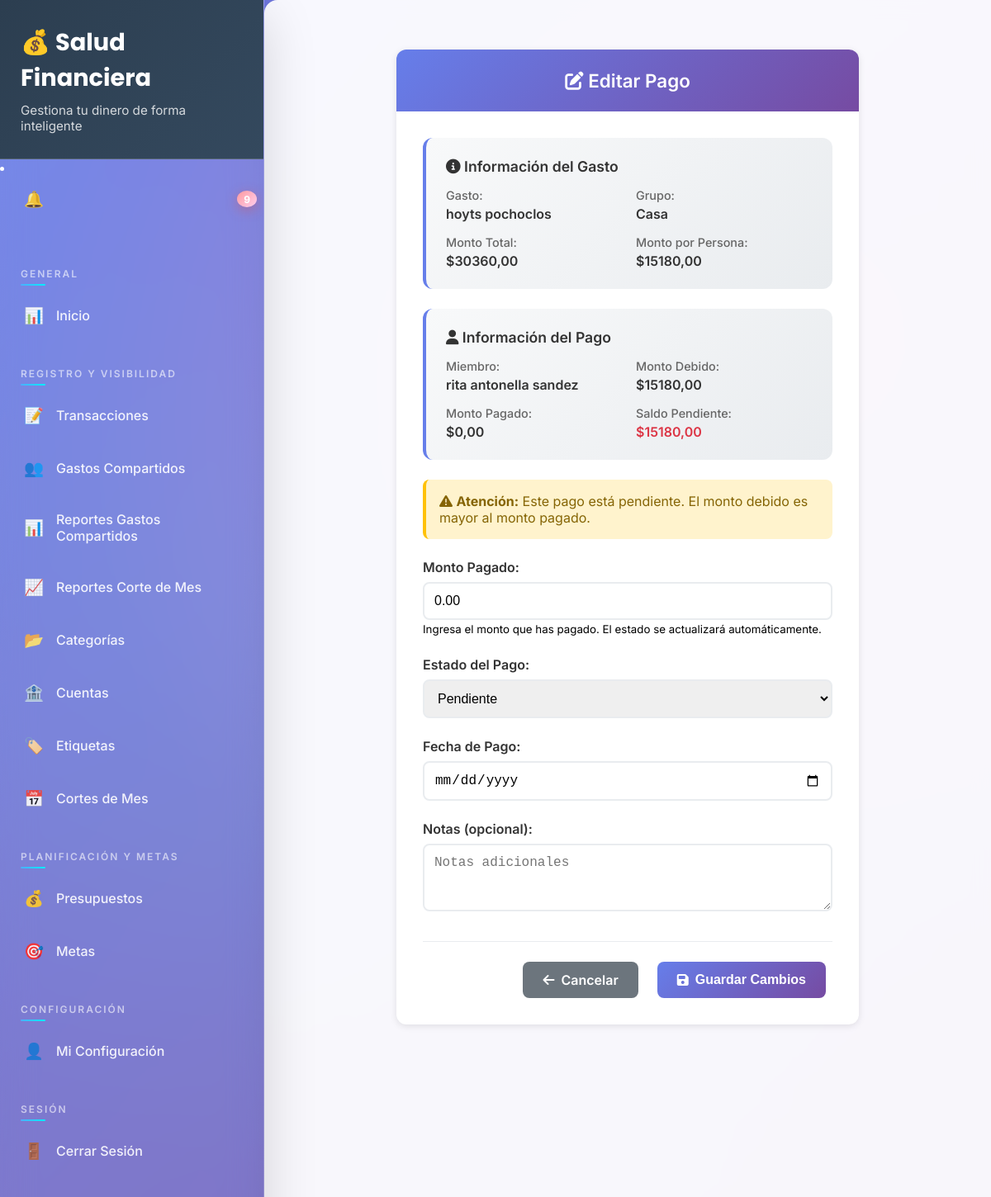
/finanzas/pagos/38/editar/ (signed in), run on the app's committed database.
### finanzas/models.py (models this page shows, shortened)
class PagoGastoCompartido(models.Model):
    ESTADO_CHOICES = [
        ('pendiente', 'Pendiente'),
        ('pagado', 'Pagado'),
        ('parcial', 'Pago Parcial'),
        ('cancelado', 'Cancelado'),
    ]
    gasto_compartido = models.ForeignKey(GastoCompartido, on_delete=models.CASCADE, related_name='pagos_miembros')
    miembro = models.ForeignKey(User, on_delete=models.CASCADE, related_name='pagos_gastos_compartidos')
    monto_debido = models.DecimalField(max_digits=12, decimal_places=2)
    monto_pagado = models.DecimalField(max_digits=12, decimal_places=2, default=0)
    fecha_pago = models.DateField(null=True, blank=True)
    estado = models.CharField(max_length=15, choices=ESTADO_CHOICES, default='pendiente')
    notas = models.TextField(blank=True, null=True)
    fecha_creacion = models.DateTimeField(auto_now_add=True)
    fecha_modificacion = models.DateTimeField(auto_now=True)
    class Meta:
        unique_together = ['gasto_compartido', 'miembro']
        ordering = ['-fecha_creacion']

class GastoCompartido(models.Model):
    TIPO_CHOICES = [
        ('alquiler', 'Alquiler'),
        ('servicios', 'Servicios (Gas, Agua, Luz)'),
        ('internet', 'Internet/TV'),
        ('limpieza', 'Limpieza'),
        ('comida', 'Comida/Comestibles'),
        ('transporte', 'Transporte'),
        ('mantenimiento', 'Mantenimiento'),
        ('otros', 'Otros'),
    ]
    ESTADO_CHOICES = [
        ('pendiente', 'Pendiente'),
        ('pagado', 'Pagado'),
        ('vencido', 'Vencido'),
        ('cancelado', 'Cancelado'),
    ]
    titulo = models.CharField(max_length=200)
    descripcion = models.TextField(blank=True, null=True)
    monto_total = models.DecimalField(max_digits=12, decimal_places=2, validators=[MinValueValidator(Decimal('0.01'))])
    fecha = models.DateField()
    fecha_vencimiento = models.DateField(null=True, blank=True)
    tipo = models.CharField(max_length=20, choices=TIPO_CHOICES, default='otros')
    estado = models.CharField(max_length=15, choices=ESTADO_CHOICES, default='pendiente')
    grupo = models.ForeignKey(GrupoGastosCompartidos, on_delete=models.CASCADE, related_name='gastos_compartidos')
    pagado_por = models.ForeignKey(User, on_delete=models.CASCADE, related_name='gastos_pagados', null=True, blank=True)
    cuenta_pago = models.ForeignKey(Cuenta, on_delete=models.CASCADE, related_name='gastos_compartidos_pagados', null=True, blank=True)
    imagen_recibo = models.ImageField(upload_to='gastos_compartidos/', null=True, blank=True)
    es_en_cuotas = models.BooleanField(default=False, help_text='¿Este gasto es en cuotas?')
    numero_cuotas = models.PositiveIntegerField(null=True, blank=True, help_text='Cantidad total de cuotas')
    cuota_actual = models.PositiveIntegerField(null=True, blank=True, help_text='Número de la cuota actual')
    fecha_fin_cuotas = models.DateField(null=True, blank=True, help_text='Fecha de finalización de las cuotas')
    activo = models.BooleanField(default=True)
    fecha_creacion = models.DateTimeField(auto_now_add=True)
    fecha_modificacion = models.DateTimeField(auto_now=True)
    class Meta:
        ordering = ['-fecha', '-fecha_creacion']
    @property
    def monto_por_persona(self):
        cantidad_miembros = self.grupo.cantidad_miembros
        if cantidad_miembros > 0:
            return self.monto_total / cantidad_miembros
        return self.monto_total

class GrupoGastosCompartidos(models.Model):
    nombre = models.CharField(max_length=100)
    descripcion = models.TextField(blank=True, null=True)
    icono = models.CharField(max_length=50, default='🏠')
    color = models.CharField(max_length=7, default='#3498db')
    miembros = models.ManyToManyField(User, related_name='grupos_gastos_compartidos')
    creador = models.ForeignKey(User, on_delete=models.CASCADE, related_name='grupos_creados')
    activo = models.BooleanField(default=True)
    fecha_creacion = models.DateTimeField(auto_now_add=True)
    fecha_modificacion = models.DateTimeField(auto_now=True)
    class Meta:
        ordering = ['nombre']
    @property
    def cantidad_miembros(self):
        return self.miembros.count()

### finanzas/views.py (the view)
# urls.py: path('pagos/<int:pk>/editar/', views.pago_gasto_compartido_editar, name='pago_gasto_compartido_editar'),
@login_required
def pago_gasto_compartido_editar(request, pk):
    pago = get_object_or_404(PagoGastoCompartido, pk=pk, miembro=request.user)
    if request.method == 'POST':
        form = PagoGastoCompartidoForm(request.POST, instance=pago)
        if form.is_valid():
            form.save()
            messages.success(request, 'Pago actualizado exitosamente.')
            return redirect('gasto_compartido_detalle', pk=pago.gasto_compartido.pk)
    else:
        form = PagoGastoCompartidoForm(instance=pago)
    context = {
        'form': form,
        'pago': pago,
        'titulo': 'Editar Pago',
    }
    return render(request, 'gastos_compartidos/pago_form.html', context)

### finanzas/forms.py (shortened to what this page needs)
class PagoGastoCompartidoForm(forms.ModelForm):
    class Meta:
        model = PagoGastoCompartido
        fields = ['monto_pagado', 'fecha_pago', 'estado', 'notas']
        widgets = {
            'monto_pagado': forms.NumberInput(attrs={'class': 'form-control', 'step': '0.01', 'min': '0', 'placeholder': 'Monto pagado'}),
            'fecha_pago': forms.DateInput(attrs={'class': 'form-control', 'type': 'date'}),
            'estado': forms.Select(attrs={'class': 'form-control'}),
            'notas': forms.Textarea(attrs={'class': 'form-control', 'rows': 3, 'placeholder': 'Notas adicionales'}),
        }
    def __init__(self, *args, **kwargs):
        pago = kwargs.get('instance')
        super().__init__(*args, **kwargs)
        if pago:
            self.fields['monto_pagado'].widget.attrs['max'] = pago.monto_debido
            if not pago.fecha_pago:
                self.fields['fecha_pago'].initial = date.today()

### finanzas/context_processors.py (called while the page is built)
def notificaciones_no_leidas(request):
    if request.user.is_authenticated:
        count = Notificacion.objects.filter(usuario=request.user, leida=False).count()
        return {'notificaciones_no_leidas_count': count}
    return {'notificaciones_no_leidas_count': 0}

### finanzas/templates/gastos_compartidos/pago_form.html (shortened to what this page needs)
{% extends 'base/base.html' %}
{% load static %}
{% block extra_head %}
    <link rel="stylesheet" href="{% static 'css/gastos_compartidos.css' %}">
{% endblock %}
{% block content %}
<div class="form-container">
    <div class="form-card">
        <div class="form-header">
            <h2><i class="fas fa-edit"></i> {{ titulo }}</h2>
        </div>
        <div class="form-content">
            <div class="info-box">
                <div class="info-title">
                    <i class="fas fa-info-circle"></i> Información del Gasto
                </div>
                <div class="info-details">
                    <div class="info-item">
                        <div class="info-label">Gasto:</div>
                        <div class="info-value">{{ pago.gasto_compartido.titulo }}</div>
                    </div>
                    <div class="info-item">
                        <div class="info-label">Grupo:</div>
                        <div class="info-value">{{ pago.gasto_compartido.grupo.nombre }}</div>
                    </div>
                    <div class="info-item">
                        <div class="info-label">Monto Total:</div>
                        <div class="info-value">${{ pago.gasto_compartido.monto_total|floatformat:2 }}</div>
                    </div>
                    <div class="info-item">
                        <div class="info-label">Monto por Persona:</div>
                        <div class="info-value">${{ pago.gasto_compartido.monto_por_persona|floatformat:2 }}</div>
                    </div>
                </div>
            </div>
            <div class="info-box">
                <div class="info-title">
                    <i class="fas fa-user"></i> Información del Pago
                </div>
                <div class="info-details">
                    <div class="info-item">
                        <div class="info-label">Miembro:</div>
                        <div class="info-value">{{ pago.miembro.get_full_name|default:pago.miembro.username }}</div>
                    </div>
                    <div class="info-item">
                        <div class="info-label">Monto Debido:</div>
                        <div class="info-value">${{ pago.monto_debido|floatformat:2 }}</div>
                    </div>
                    <div class="info-item">
                        <div class="info-label">Monto Pagado:</div>
                        <div class="info-value">${{ pago.monto_pagado|floatformat:2 }}</div>
                    </div>
                    <div class="info-item">
                        <div class="info-label">Saldo Pendiente:</div>
                        <div class="info-value" style="color: {% if pago.monto_debido > pago.monto_pagado %}#dc3545{% else %}#28a745{% endif %};">
                            ${{ pago.monto_debido|add:pago.monto_pagado|floatformat:2 }}
                        </div>
                    </div>
                </div>
            </div>
            {% if pago.monto_debido > pago.monto_pagado %}
                <div class="alert alert-warning">
                    <i class="fas fa-exclamation-triangle"></i>
                    <strong>Atención:</strong> Este pago está pendiente. El monto debido es mayor al monto pagado.
                </div>
            {% elif pago.monto_pagado >= pago.monto_debido %}
                <div class="alert alert-success">
                    <i class="fas fa-check-circle"></i>
                    <strong>¡Excelente!</strong> Este pago está al día o a favor.
                </div>
            {% endif %}
            <form method="post">
                <div class="form-group">
                    <label for="{{ form.monto_pagado.id_for_label }}">Monto Pagado:</label>
                    {{ form.monto_pagado }}
                    <small class="form-text text-muted">
                        Ingresa el monto que has pagado. El estado se actualizará automáticamente.
                    </small>
                </div>
                <div class="form-group">
                    <label for="{{ form.estado.id_for_label }}">Estado del Pago:</label>
                    {{ form.estado }}
                </div>
                {% if form.fecha_pago %}
                <div class="form-group">
                    <label for="{{ form.fecha_pago.id_for_label }}">Fecha de Pago:</label>
                    {{ form.fecha_pago }}
                </div>
                {% endif %}
                {% if form.notas %}
                <div class="form-group">
                    <label for="{{ form.notas.id_for_label }}">Notas (opcional):</label>
                    {{ form.notas }}
                </div>
                {% endif %}
                <div class="form-actions">
                    <a href="{% url 'gasto_compartido_detalle' pago.gasto_compartido.id %}" class="btn-action btn-secondary">
                        <i class="fas fa-arrow-left"></i> Cancelar
                    </a>
                    <button type="submit" class="btn-action btn-primary">
                        <i class="fas fa-save"></i> Guardar Cambios
                    </button>
                </div>
            </form>
        </div>
    </div>
</div>
{% endblock %}

### finanzas/static/css/gastos_compartidos.css (style rules this page uses)
.form-group { margin-bottom: 20px; }
.form-group label { display: block; margin-bottom: 8px; font-weight: 600; color: #2c3e50; }
.form-control { width: 100%; padding: 12px; border: 2px solid #ddd; border-radius: 8px; font-size: 14px; transition: border-color 0.3s ease; box-sizing: border-box; }
.form-actions { display: flex; gap: 15px; justify-content: flex-end; margin-top: 30px; padding-top: 20px; border-top: 1px solid #ecf0f1; }
.btn-primary, .btn-secondary, .btn-danger, .btn-warning { padding: 12px 25px; border-radius: 25px; text-decoration: none; font-size: 1rem; font-weight: 500; transition: all 0.3s ease; border: none; cursor: pointer; }
.btn-primary { background: #3498db; color: white; }
.btn-secondary { background: #95a5a6; color: white; }

### finanzas/templates/gastos_compartidos/pago_form.html (style rules this page uses)
.form-container { max-width: 600px; margin: 0 auto; padding: 20px; }
.form-card { background: white; border-radius: 12px; box-shadow: 0 2px 8px rgba(0,0,0,0.1); overflow: hidden; }
.form-header { background: linear-gradient(135deg, #667eea 0%, #764ba2 100%); color: white; padding: 1.5rem; text-align: center; }
.form-header h2 { margin: 0; font-size: 1.4rem; font-weight: 600; }
.form-content { padding: 2rem; }
.form-group { margin-bottom: 1.5rem; }
.form-group label { display: block; margin-bottom: 0.5rem; font-weight: 600; color: #333; }
.form-control { width: 100%; padding: 0.75rem; border: 2px solid #e9ecef; border-radius: 8px; font-size: 1rem; transition: all 0.3s ease; }
.btn-action { padding: 0.75rem 1.5rem; border: none; border-radius: 8px; font-size: 1rem; font-weight: 600; cursor: pointer; transition: all 0.3s ease; text-decoration: none; display: inline-flex; align-items: center; gap: 0.5rem; margin-right: 0.5rem; }
.btn-primary { background: linear-gradient(135deg, #667eea 0%, #764ba2 100%); color: white; }
.btn-secondary { background: #6c757d; color: white; }
.info-box { background: linear-gradient(135deg, #f8f9fa 0%, #e9ecef 100%); border-radius: 12px; padding: 1.5rem; margin-bottom: 1.5rem; border-left: 4px solid #667eea; }
.info-title { font-size: 1.1rem; font-weight: 600; color: #333; margin-bottom: 1rem; }
.info-details { display: grid; grid-template-columns: repeat(auto-fit, minmax(200px, 1fr)); gap: 1rem; }
.info-item { display: flex; flex-direction: column; }
.info-label { font-size: 0.9rem; color: #666; font-weight: 500; margin-bottom: 0.25rem; }
.info-value { font-size: 1rem; color: #333; font-weight: 600; }
.alert { padding: 1rem; border-radius: 8px; margin-bottom: 1.5rem; border-left: 4px solid; }
.alert-warning { background: #fff3cd; color: #856404; border-left-color: #ffc107; }
.form-actions { text-align: center; margin-top: 2rem; padding-top: 1.5rem; border-top: 1px solid #e9ecef; }

### finanzas/templates/base/base.html (style rules this page uses)
:root { --primary-gradient: linear-gradient(135deg, #667eea 0%, #764ba2 100%); --secondary-gradient: linear-gradient(135deg, #f093fb 0%, #f5576c 100%); --success-gradient: linear-gradient(135deg, #4facfe 0%, #00f2fe 100%); --warning-gradient: linear-gradient(135deg, #fa709a 0%, #fee140 100%); --danger-gradient: linear-gradient(135deg, #ff9a9e 0%, #fecfef 100%); --dark-gradient: linear-gradient(135deg, #2c3e50 0%, #34495e 100%); --glass-bg: rgba(255, 255, 255, 0.1); --glass-border: rgba(255, 255, 255, 0.2); --shadow-soft: 0 8px 32px rgba(0, 0, 0, 0.1); --shadow-strong: 0 20px 60px rgba(0, 0, 0, 0.15); --border-radius: 16px; --transition: all 0.3s cubic-bezier(0.4, 0, 0.2, 1); }
* { margin: 0; padding: 0; box-sizing: border-box; }
body { font-family: 'Inter', -apple-system, BlinkMacSystemFont, 'Segoe UI', Roboto, sans-serif; background: var(--primary-gradient); min-height: 100vh; overflow-x: hidden; position: relative; }
body::before { content: ''; position: fixed; top: 0; left: 0; width: 100%; height: 100%; background-image: radial-gradient(circle at 20% 80%, rgba(120, 119, 198, 0.3) 0%, transparent 50%), radial-gradient(circle at 80% 20%, rgba(255, 119, 198, 0.3) 0%, transparent 50%), radial-gradient(circle at 40% 40%, rgba(120, 219, 255, 0.2) 0%, transparent 50%); pointer-events: none; z-index: -1; animation: float 20s ease-in-out infinite; }

### data on the page
PagoGastoCompartido: gasto_compartido.titulo "hoyts pochoclos", gasto_compartido.grupo.nombre "Casa", gasto_compartido.monto_total "30360,00", gasto_compartido.monto_por_persona "15180,00", miembro.get_full_name "rita antonella sandez", monto_debido "15180,00", monto_pagado "0,00", monto_debido|add "15180,00", monto_pagado "0.00", estado "Pendiente"

### other printed values
{{ notificaciones_no_leidas_count }} "9"
{{ titulo }} "Editar Pago"
